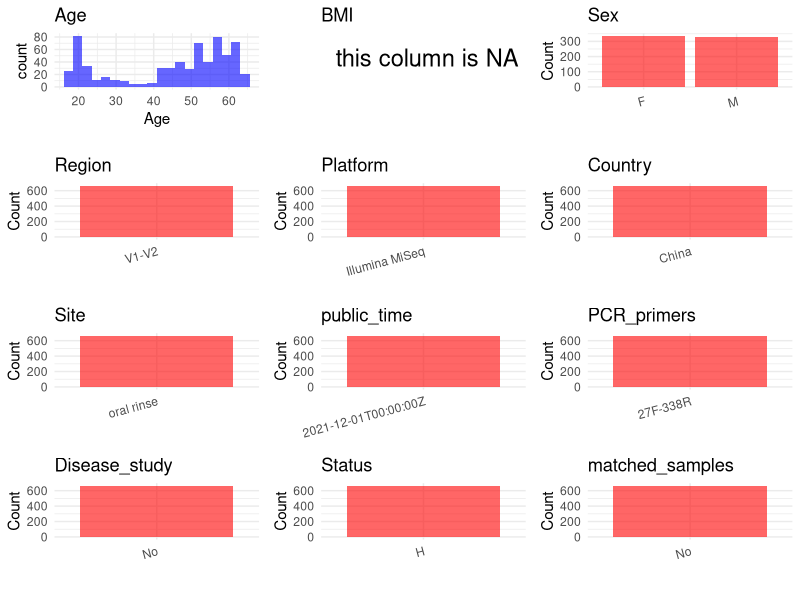

This figure's R source: (Note: this script raises an error after producing the figure.)
## ---- chunk 1
# Load necessary libraries
library(dplyr)
library(ggplot2)
library(cowplot)
library(stringr)

# Set working directory (update this path to your local directory)
setwd("/home/hby/oral_project/PRJNA778006")

# Read the initial metadata files
initial_meta <- read.csv("SraRunTable.csv", header = T)

# Combine the two metadata files
# meta <- rbind(initial_meta, initial_meta1)

# Remove entries non-oral samples
# initial_meta <- subset(initial_meta,isolate %in% c("saliva","tongue coat"))

# Check the number of samples containing "HT" in Sample.Name (e.g., healthy controls)
# nrow(subset(meta, grepl("HT", Sample.Name)))

# Display the first few rows of the metadata
head(initial_meta)
## ---- chunk 2
# Create a uniform metadata dataframe
metadata <- data.frame(
  BioProject = initial_meta$BioProject,
  Run = initial_meta$Run,
  sample_name = initial_meta$Sample_Name,
  Sex = initial_meta$sex,
  Age = initial_meta$AGE,
  Platform = initial_meta$Instrument,
  Country = initial_meta$ETHNICITY,
  Site = initial_meta$env_medium,
  public_time = initial_meta$ReleaseDate,
  Status = initial_meta$health_state,
  BMI = NA,
  stringsAsFactors = FALSE
) %>%
  mutate(
    Status = case_when(
      Status == "healthy" ~ "H",
      TRUE ~ as.character(Status)
    ),
    Sex = case_when(
      Sex == "male" ~ "M",
      Sex == "female" ~ "F"
    )
  ) %>%
  # --- This is the new line to filter the rows ---
  filter(!grepl("ITS", sample_name))
## ---- chunk 3
# Add information obtained from the publication
metadata$Region <- "V1-V2"
metadata$matched_samples <- "No"
metadata$PCR_primers <- "27F-338R"
metadata$title <- "Determinants and Interactions of Oral Bacterial and Fungal Microbiota in Healthy Chinese Adults"
metadata$Disease_study <- "No"
## ---- chunk 4
# Check the number of unique runs and sample names
print(paste("Number of unique runs:", length(unique(metadata$Run))))
print(paste("Number of unique sample names:", length(unique(metadata$sample_name))))
## ---- chunk 5
# Select columns for visualization
plot_data <- metadata %>%
  select(-BioProject, -Run, -sample_name, -title)

# Function to create simple plots for each column
create_simple_plots <- function(data) {
  plots <- list()

  for (col in colnames(data)) {
    # Check if the column is all NA
    if (all(is.na(data[[col]]))) {
      # Create an empty plot with text indicating all NA
      p <- ggplot() +
        annotate("text", x = 0.5, y = 0.5, label = "this column is NA", size = 6) +
        labs(title = col) +
        theme_void()
    } else if (is.numeric(data[[col]])) {
      # Numeric variable: histogram
      p <- ggplot(data, aes(x = .data[[col]])) +
        geom_histogram(fill = "blue", alpha = 0.6, bins = 20, na.rm = TRUE) +
        labs(title = col) +
        theme_minimal()
    } else {
      # Categorical variable: bar plot (remove NA values)
      count_data <- as.data.frame(table(data[[col]], useNA = "ifany"))
      p <- ggplot(count_data, aes(x = reorder(Var1, -Freq), y = Freq)) +
        geom_col(fill = "red", alpha = 0.6) +
        labs(title = col, x = NULL, y = "Count") +
        theme_minimal() +
        theme(axis.text.x = element_text(angle = 15, hjust = 1))
    }
    plots[[col]] <- p
  }

  return(plots)
}

# Generate and arrange plots
plots <- create_simple_plots(plot_data)
p <- plot_grid(plots$Age,
  plots$BMI,
  plots$Sex,
  plots$Region,
  plots$Platform,
  plots$Country,
  plots$Site,
  plots$public_time,
  plots$PCR_primers,
  plots$Disease_study,
  plots$Status,
  plots$matched_samples, # add
  ncol = 3, align = "hv", axis = "lb"
)
ggsave("Metadata_Summary.png", plot = p, width = 8, height = 6, dpi = 150)
## ---- chunk 6
knitr::include_graphics("Metadata_Summary.png")
## ---- chunk 7
# Reorder columns to match the desired format
metadata <- metadata[, c(
  "BioProject", "Run", "sample_name", "Age", "BMI", "Sex",
  "Region", "Platform", "Country", "Site", "public_time",
  "PCR_primers", "title", "Disease_study", "Status", "matched_samples"
)]

# Export the uniform metadata to a CSV file
write.csv(metadata, file = "metadata.csv", quote = FALSE)
head(metadata)
